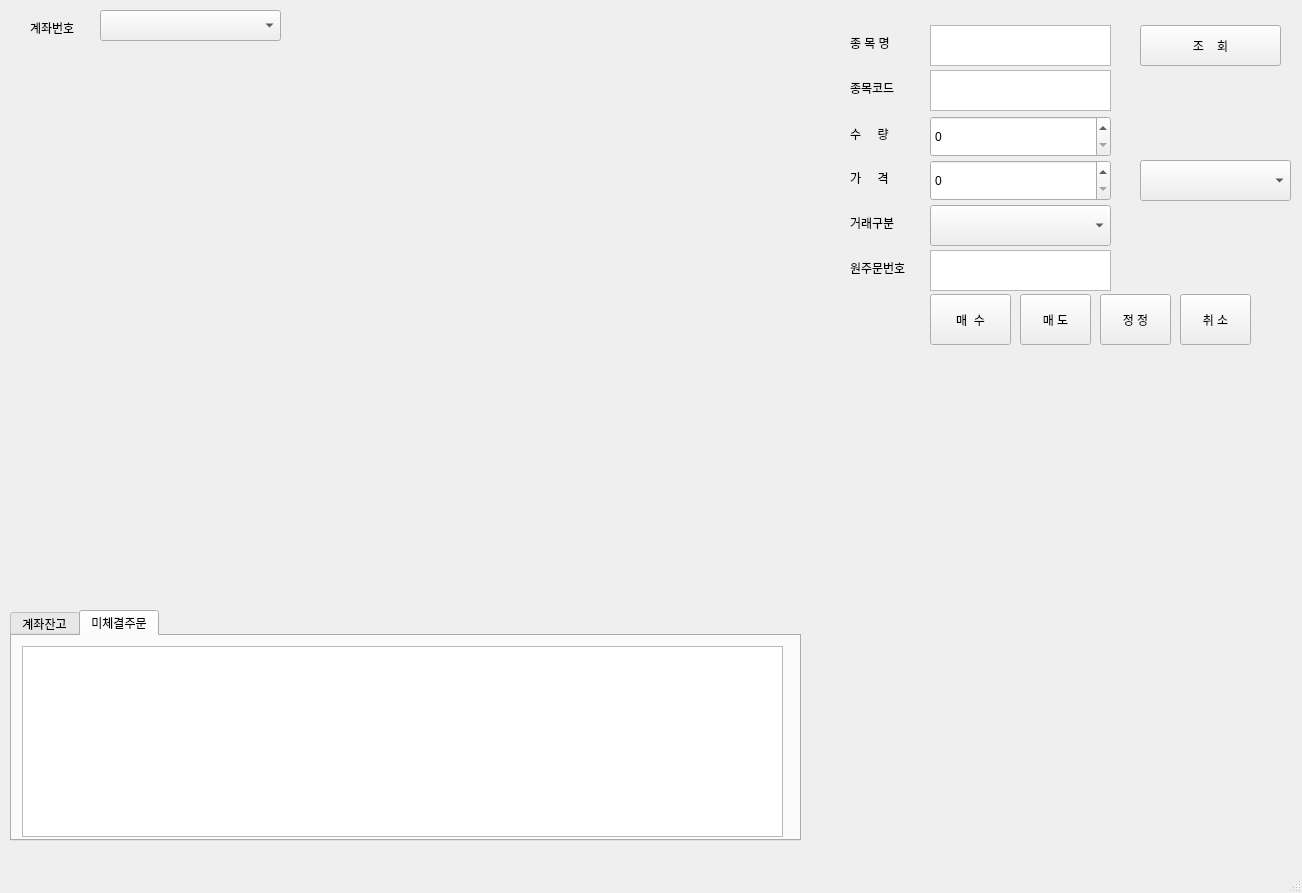
<?xml version="1.0" encoding="UTF-8"?>
<ui version="4.0">
 <class>MainWindow</class>
 <widget class="QMainWindow" name="MainWindow">
  <property name="geometry">
   <rect>
    <x>0</x>
    <y>0</y>
    <width>1302</width>
    <height>893</height>
   </rect>
  </property>
  <property name="windowTitle">
   <string>MainWindow</string>
  </property>
  <widget class="QWidget" name="centralwidget">
   <widget class="QLabel" name="label">
    <property name="geometry">
     <rect>
      <x>30</x>
      <y>20</y>
      <width>64</width>
      <height>15</height>
     </rect>
    </property>
    <property name="text">
     <string>계좌번호</string>
    </property>
   </widget>
   <widget class="QComboBox" name="accComboBox">
    <property name="geometry">
     <rect>
      <x>100</x>
      <y>10</y>
      <width>181</width>
      <height>31</height>
     </rect>
    </property>
   </widget>
   <widget class="QComboBox" name="gubunComboBox">
    <property name="geometry">
     <rect>
      <x>1140</x>
      <y>160</y>
      <width>151</width>
      <height>41</height>
     </rect>
    </property>
   </widget>
   <widget class="QComboBox" name="tradeGubunComboBox">
    <property name="geometry">
     <rect>
      <x>930</x>
      <y>205</y>
      <width>181</width>
      <height>41</height>
     </rect>
    </property>
   </widget>
   <widget class="QTextEdit" name="itemCodeTextEdit">
    <property name="geometry">
     <rect>
      <x>930</x>
      <y>70</y>
      <width>181</width>
      <height>41</height>
     </rect>
    </property>
   </widget>
   <widget class="QLabel" name="label_2">
    <property name="geometry">
     <rect>
      <x>850</x>
      <y>35</y>
      <width>64</width>
      <height>15</height>
     </rect>
    </property>
    <property name="text">
     <string>종 목 명</string>
    </property>
   </widget>
   <widget class="QPushButton" name="sellPushButton">
    <property name="geometry">
     <rect>
      <x>1020</x>
      <y>294</y>
      <width>71</width>
      <height>51</height>
     </rect>
    </property>
    <property name="text">
     <string>매 도</string>
    </property>
   </widget>
   <widget class="QPushButton" name="buyPushButton">
    <property name="geometry">
     <rect>
      <x>930</x>
      <y>294</y>
      <width>81</width>
      <height>51</height>
     </rect>
    </property>
    <property name="text">
     <string>매  수</string>
    </property>
   </widget>
   <widget class="QTextEdit" name="orderNumberTextEdit">
    <property name="geometry">
     <rect>
      <x>930</x>
      <y>250</y>
      <width>181</width>
      <height>41</height>
     </rect>
    </property>
   </widget>
   <widget class="QLabel" name="label_3">
    <property name="geometry">
     <rect>
      <x>850</x>
      <y>80</y>
      <width>64</width>
      <height>15</height>
     </rect>
    </property>
    <property name="text">
     <string>종목코드</string>
    </property>
   </widget>
   <widget class="QPushButton" name="searchItemButton">
    <property name="geometry">
     <rect>
      <x>1140</x>
      <y>25</y>
      <width>141</width>
      <height>41</height>
     </rect>
    </property>
    <property name="text">
     <string>조    회</string>
    </property>
   </widget>
   <widget class="QSpinBox" name="priceSpinBox">
    <property name="geometry">
     <rect>
      <x>930</x>
      <y>160</y>
      <width>181</width>
      <height>41</height>
     </rect>
    </property>
    <property name="maximum">
     <number>999999999</number>
    </property>
   </widget>
   <widget class="QSpinBox" name="volumeSpinBox">
    <property name="geometry">
     <rect>
      <x>930</x>
      <y>116</y>
      <width>181</width>
      <height>41</height>
     </rect>
    </property>
   </widget>
   <widget class="QLabel" name="label_4">
    <property name="geometry">
     <rect>
      <x>850</x>
      <y>126</y>
      <width>64</width>
      <height>15</height>
     </rect>
    </property>
    <property name="text">
     <string>수     량</string>
    </property>
   </widget>
   <widget class="QPushButton" name="cancelPushButton">
    <property name="geometry">
     <rect>
      <x>1180</x>
      <y>294</y>
      <width>71</width>
      <height>51</height>
     </rect>
    </property>
    <property name="text">
     <string>취 소</string>
    </property>
   </widget>
   <widget class="QLabel" name="label_5">
    <property name="geometry">
     <rect>
      <x>850</x>
      <y>170</y>
      <width>64</width>
      <height>15</height>
     </rect>
    </property>
    <property name="text">
     <string>가     격</string>
    </property>
   </widget>
   <widget class="QPushButton" name="changePushButton">
    <property name="geometry">
     <rect>
      <x>1100</x>
      <y>294</y>
      <width>71</width>
      <height>51</height>
     </rect>
    </property>
    <property name="text">
     <string>정 정</string>
    </property>
   </widget>
   <widget class="QLabel" name="label_6">
    <property name="geometry">
     <rect>
      <x>850</x>
      <y>215</y>
      <width>64</width>
      <height>15</height>
     </rect>
    </property>
    <property name="text">
     <string>거래구분</string>
    </property>
   </widget>
   <widget class="QTextEdit" name="searchItemTextEdit">
    <property name="geometry">
     <rect>
      <x>930</x>
      <y>25</y>
      <width>181</width>
      <height>41</height>
     </rect>
    </property>
   </widget>
   <widget class="QLabel" name="label_7">
    <property name="geometry">
     <rect>
      <x>850</x>
      <y>260</y>
      <width>91</width>
      <height>16</height>
     </rect>
    </property>
    <property name="text">
     <string>원주문번호</string>
    </property>
   </widget>
   <widget class="QTabWidget" name="tabWidget">
    <property name="geometry">
     <rect>
      <x>10</x>
      <y>610</y>
      <width>791</width>
      <height>231</height>
     </rect>
    </property>
    <property name="currentIndex">
     <number>1</number>
    </property>
    <widget class="QWidget" name="tab">
     <attribute name="title">
      <string>계좌잔고</string>
     </attribute>
     <widget class="QTableWidget" name="stocklistTableWidget">
      <property name="geometry">
       <rect>
        <x>10</x>
        <y>10</y>
        <width>761</width>
        <height>191</height>
       </rect>
      </property>
     </widget>
    </widget>
    <widget class="QWidget" name="tab_2">
     <attribute name="title">
      <string>미체결주문</string>
     </attribute>
     <widget class="QTableWidget" name="tableWidget_2">
      <property name="geometry">
       <rect>
        <x>10</x>
        <y>10</y>
        <width>761</width>
        <height>191</height>
       </rect>
      </property>
     </widget>
    </widget>
   </widget>
  </widget>
  <widget class="QMenuBar" name="menubar">
   <property name="geometry">
    <rect>
     <x>0</x>
     <y>0</y>
     <width>1302</width>
     <height>22</height>
    </rect>
   </property>
  </widget>
  <widget class="QStatusBar" name="statusbar"/>
 </widget>
 <resources/>
 <connections/>
</ui>
